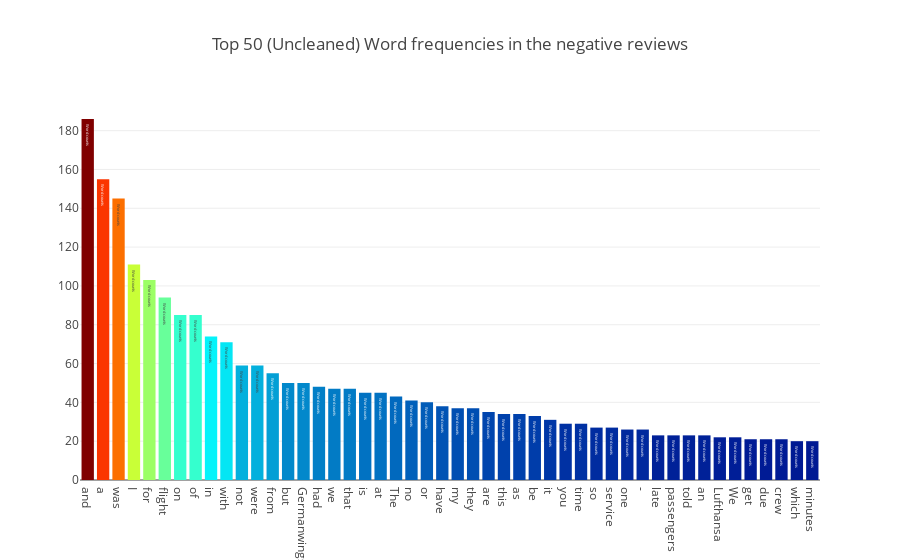

The cell this chart's notebook holds for it:
### Markdown cell above
- Show top 50 word frequencies of negative reviews, i.e., not recommended.

### Code cell
all_words = df_review[df_review['Recommended']=="no"]["Review"].str.split(expand=True).unstack().value_counts()
data = [go.Bar(
            x = all_words.index.values[2:50],
            y = all_words.values[2:50],
            marker= dict(colorscale='Jet',
                         color = all_words.values[2:100]
                        ),
            text='Word counts'
    )]

layout = go.Layout(
    title='Top 50 (Uncleaned) Word frequencies in the negative reviews'
)

fig = go.Figure(data=data, layout=layout)

py.iplot(fig, filename='basic-bar')

### Figure 1 — Plotly figure (JSON) as saved in the notebook; plotly's stock layout.template omitted (floating-point values rounded to 4 significant figures)
{"data": [{"marker": {"color": [186, 155, 145, 111, 103, 94, 85, 85, 74, 71, 59, 59, 55, 50, 50, 48, 47, 47, 45, 45, 43, 41, 40, 38, 37, 37, 35, 34, 34, 33, 31, 29, 29, 27, 27, 26, 26, 23, 23, 23, 23, 22, 22, 21, 21, 21, 20, 20, 20, 19, 19, 18, 17, 17, 17, 16, 16, 16, 16, 16, 16, 16, 15, 15, 15, 15, 15, 15, 14, 14, 14, 14, 14, 14, 13, 13, 13, 13, 13, 13, 13, 12, 12, 12, 12, 12, 12, 12, 12, 12, 12, 12, 12, 12, 11, 11, 11, 11], "colorscale": "Jet"}, "text": "Word counts", "type": "bar", "uid": "0a14795c-1cb3-485f-a56d-fa3da0ecbbeb", "x": ["and", "a", "was", "I", "for", "flight", "on", "of", "in", "with", "not", "were", "from", "but", "Germanwings", "had", "we", "that", "is", "at", "The", "no", "or", "have", "my", "they", "are", "this", "as", "be", "it", "you", "time", "so", "service", "one", "-", "late", "passengers", "told", "an", "Lufthansa", "We", "get", "due", "crew", "which", "minutes"], "y": [186, 155, 145, 111, 103, 94, 85, 85, 74, 71, 59, 59, 55, 50, 50, 48, 47, 47, 45, 45, 43, 41, 40, 38, 37, 37, 35, 34, 34, 33, 31, 29, 29, 27, 27, 26, 26, 23, 23, 23, 23, 22, 22, 21, 21, 21, 20, 20]}], "layout": {"title": {"text": "Top 50 (Uncleaned) Word frequencies in the negative reviews"}}}
